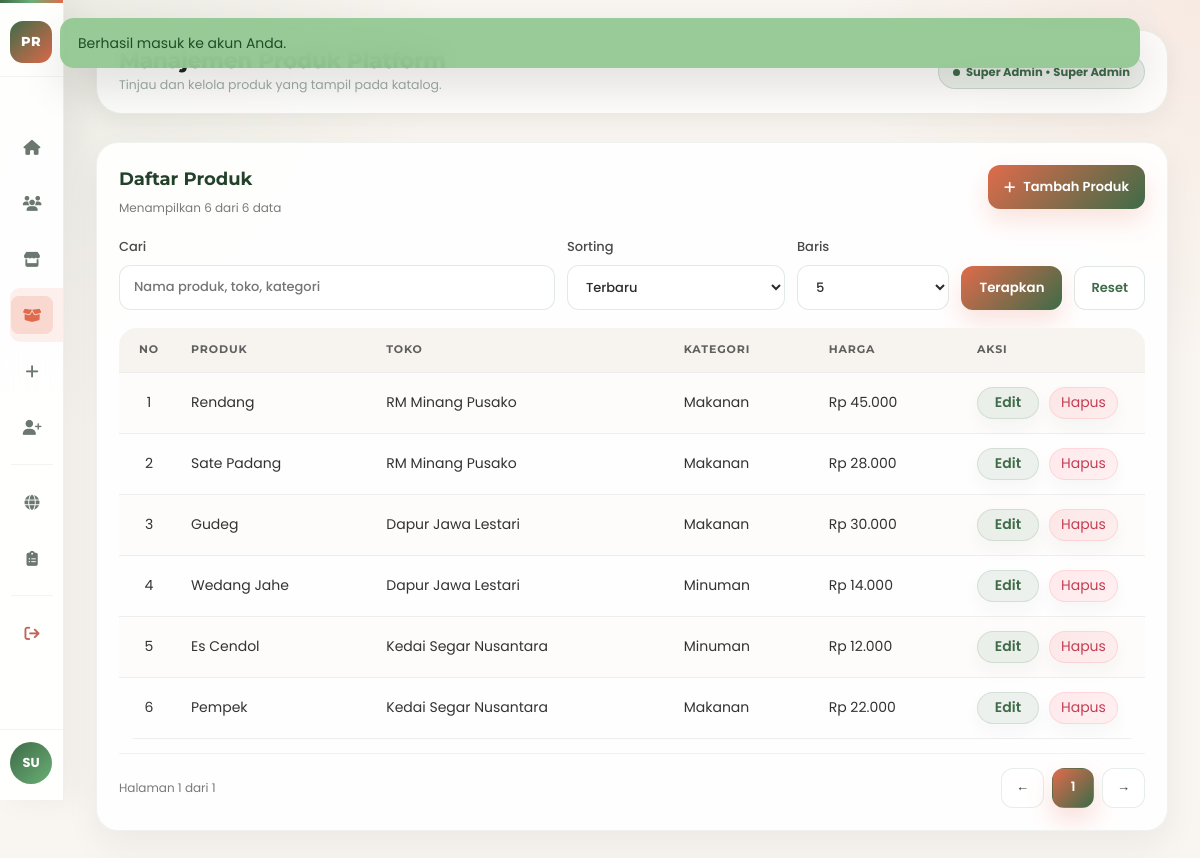
Page /admin-products.php (signed in) on the committed database.
### tables this page shows
CREATE TABLE IF NOT EXISTS users (
  id INT AUTO_INCREMENT PRIMARY KEY,
  name VARCHAR(120) NOT NULL,
  email VARCHAR(190) NOT NULL UNIQUE,
  password_hash VARCHAR(255) NOT NULL,
  profile_image VARCHAR(255) NULL,
  role ENUM('user', 'store_admin', 'super_admin') NOT NULL DEFAULT 'user',
  store_id INT NULL,
  is_active TINYINT(1) NOT NULL DEFAULT 1,
  created_at DATETIME NOT NULL,
  updated_at DATETIME NOT NULL,
  CONSTRAINT fk_users_store FOREIGN KEY (store_id) REFERENCES stores(id) ON DELETE SET NULL
);

CREATE TABLE IF NOT EXISTS products (
  id INT AUTO_INCREMENT PRIMARY KEY,
  store_id INT NOT NULL,
  name VARCHAR(120) NOT NULL,
  slug VARCHAR(140) NOT NULL UNIQUE,
  type ENUM('Makanan', 'Minuman') NOT NULL,
  region VARCHAR(120) NOT NULL,
  short_description TEXT NOT NULL,
  long_description TEXT NOT NULL,
  price_display VARCHAR(40) NOT NULL,
  rating DECIMAL(2,1) NOT NULL DEFAULT 0.0,
  review_count INT NOT NULL DEFAULT 0,
  tag_label VARCHAR(60) NOT NULL,
  image_path VARCHAR(255) NOT NULL,
  base_rating_total DECIMAL(10,2) NOT NULL DEFAULT 0,
  base_review_count INT NOT NULL DEFAULT 0,
  is_featured TINYINT(1) NOT NULL DEFAULT 0,
  is_active TINYINT(1) NOT NULL DEFAULT 1,
  created_at DATETIME NOT NULL,
  updated_at DATETIME NOT NULL,
  CONSTRAINT fk_products_store FOREIGN KEY (store_id) REFERENCES stores(id) ON DELETE CASCADE
);

CREATE TABLE IF NOT EXISTS stores (
  id INT AUTO_INCREMENT PRIMARY KEY,
  name VARCHAR(120) NOT NULL,
  slug VARCHAR(140) NOT NULL UNIQUE,
  region VARCHAR(120) NOT NULL,
  address TEXT NOT NULL,
  whatsapp VARCHAR(30) NOT NULL,
  instagram VARCHAR(120) NOT NULL,
  description TEXT NOT NULL,
  operating_hours VARCHAR(500) NOT NULL DEFAULT 'Setiap hari, 08.00 - 21.00 WIB',
  cover_image VARCHAR(255) NOT NULL,
  is_open TINYINT(1) NOT NULL DEFAULT 1,
  created_at DATETIME NOT NULL,
  updated_at DATETIME NOT NULL
);

### config/database.php (called while the page is built, shortened)
<?php
function db(): PDO
{
    static $pdo = null;
    if ($pdo instanceof PDO) {
        return $pdo;
    }
    $host = '127.0.0.1';
    $port = 3306;
    $database = 'pusakarasa';
    $username = 'root';
    $password = '';
    $dsn = sprintf('mysql:host=%s;port=%d;dbname=%s;charset=utf8mb4', $host, $port, $database);
    $pdo = new PDO($dsn, $username, $password, [
        PDO::ATTR_ERRMODE => PDO::ERRMODE_EXCEPTION,
        PDO::ATTR_DEFAULT_FETCH_MODE => PDO::FETCH_ASSOC,
    ]);
    return $pdo;
}

### admin-products.php (the view, shortened to what this page needs)
<?php
require_once __DIR__ . '/includes/bootstrap.php';
require_once __DIR__ . '/includes/admin-sidebar.php';
require_role(ROLE_SUPER_ADMIN);
$listingQuery = $_GET;
unset($listingQuery['edit']);
unset($listingQuery['add']);
$listingUrl = 'admin-products.php' . ($listingQuery ? '?' . http_build_query($listingQuery) : '');
$productSearch = trim($_GET['product_search'] ?? '');
$productSort = trim($_GET['product_sort'] ?? 'created_desc');
$productPage = max(1, (int) ($_GET['product_page'] ?? 1));
$productPerPage = max(1, (int) ($_GET['product_per_page'] ?? 8));
$products = array_values(array_filter(all_products_for_admin(), static function (array $item) use ($productSearch): bool {
    if ($productSearch === '') {
        return true;
    }
    $haystack = strtolower(($item['name'] ?? '') . ' ' . ($item['store_name'] ?? '') . ' ' . ($item['type'] ?? ''));
    return strpos($haystack, strtolower($productSearch)) !== false;
}));
usort($products, static function (array $a, array $b) use ($productSort): int {
    return match ($productSort) {
        'name_asc' => strcmp((string) $a['name'], (string) $b['name']),
        'name_desc' => strcmp((string) $b['name'], (string) $a['name']),
        default => strcmp((string) $b['created_at'], (string) $a['created_at']),
    };
});
$productsPage = paginate_array($products, $productPage, $productPerPage);
render_layout('Manajemen Produk Platform', function (?array $user = null) use ($productSearch, $productSort, $productPerPage, $productsPage, $stores, $addingProduct, $editingProduct, $listingUrl): void {
    $userName = (string) ($user['name'] ?? 'Super Admin');
    ?>
    <div class="shell">
      <?php render_admin_sidebar($user, 'products'); ?>
      <main class="main">
        <div class="topbar">
          <div>
            <div class="topbar-heading">Manajemen Produk Platform</div>
            <div class="topbar-sub">Tinjau dan kelola produk yang tampil pada katalog.</div>
          </div>
          <div class="pill-role"><?= e($userName) ?> &bull; Super Admin</div>
        </div>
        <section class="management-layout">
          <article class="table-card management-table-card">
            <div class="table-card-head">
              <div>
                <h3>Daftar Produk</h3>
                <div class="table-meta">Menampilkan <?= e((string) count($productsPage['items'])) ?> dari <?= e((string) $productsPage['total']) ?> data</div>
              </div>
              <a class="action-button-link" href="<?= e(base_path($listingUrl . (str_contains($listingUrl, '?') ? '&' : '?') . 'add=1')) ?>">
                <i class="fa-solid fa-plus" aria-hidden="true"></i>
                Tambah Produk
              </a>
            </div>
            <form class="form-panel management-filters" method="get">
              <label>Cari
                <input type="search" name="product_search" value="<?= e($productSearch) ?>" placeholder="Nama produk, toko, kategori" />
              </label>
              <label>Sorting
                <select name="product_sort">
                  <option value="created_desc" <?= $productSort === 'created_desc' ? 'selected' : '' ?>>Terbaru</option>
                </select>
              </label>
              <label>Baris
                <select name="product_per_page">
                  <?php foreach ([5, 10, 20, 50] as $amount): ?>
                    <option value="<?= e((string) $amount) ?>" <?= $productPerPage === $amount ? 'selected' : '' ?>><?= e((string) $amount) ?></option>
                  <?php endforeach; ?>
                </select>
              </label>
              <button type="submit">Terapkan</button>
              <a class="filter-reset" href="<?= e(base_path('admin-products.php')) ?>">Reset</a>
            </form>
            <div class="table-scroll">
              <table class="data-table">
                <thead>
                  <tr><th>No</th><th>Produk</th><th>Toko</th><th>Kategori</th><th>Harga</th><th>Aksi</th></tr>
                </thead>
                <tbody>
                  <?php foreach ($productsPage['items'] as $index => $item): ?>
                    <tr>
                      <td><?= e((string) ($productsPage['offset'] + $index + 1)) ?></td>
                      <td><?= e($item['name']) ?></td>
                      <td><?= e($item['store_name']) ?></td>
                      <td><?= e($item['type']) ?></td>
                      <td><?= e(rupiah($item['price_display'])) ?></td>
                      <td>
                        <div class="table-actions">
                          <a class="inline-link product-edit-button" href="<?= e(base_path('admin-products.php?' . http_build_query(array_merge($_GET, ['edit' => $item['id']])))) ?>">Edit</a>
                          <form method="post" onsubmit="return confirm('Nonaktifkan produk ini?')">
                            <button type="submit" class="inline-link">Hapus</button>
                          </form>
                        </div>
                      </td>
                    </tr>
                  <?php endforeach; ?>
                </tbody>
              </table>
            </div>
            <div class="table-pagination">
              <span class="table-meta">Halaman <?= e((string) $productsPage['page']) ?> dari <?= e((string) $productsPage['total_pages']) ?></span>
              <div class="page-nav">
                <a class="page-btn" href="<?= e(base_path('admin-products.php?' . http_build_query(array_merge($_GET, ['product_page' => max(1, $productsPage['page'] - 1)])))) ?>">&larr;</a>
                <?php for ($p = max(1, $productsPage['page'] - 2); $p <= min($productsPage['total_pages'], $productsPage['page'] + 2); $p++): ?>
                  <a class="page-btn <?= $p === $productsPage['page'] ? 'is-active' : '' ?>" href="<?= e(base_path('admin-products.php?' . http_build_query(array_merge($_GET, ['product_page' => $p])))) ?>"><?= e((string) $p) ?></a>
                <?php endfor; ?>
                <a class="page-btn" href="<?= e(base_path('admin-products.php?' . http_build_query(array_merge($_GET, ['product_page' => min($productsPage['total_pages'], $productsPage['page'] + 1)])))) ?>">&rarr;</a>
              </div>
            </div>
          </article>
        </section>
      </main>
    </div>
    <?php
}, ['hide_header' => true, 'hide_footer' => true, 'dashboard_css' => true, 'body_class' => 'dashboard-body']);

### includes/admin-sidebar.php (shortened to what this page needs)
<?php
function render_admin_sidebar(?array $user, string $activePage): void
{
    $userName = (string) ($user['name'] ?? 'Super Admin');
    $links = [
        ['key' => 'dashboard', 'path' => 'admin-dashboard.php', 'icon' => 'fa-house', 'label' => 'Dashboard'],
        ['key' => 'users', 'path' => 'admin-users.php', 'icon' => 'fa-users', 'label' => 'Pengguna'],
        ['key' => 'stores', 'path' => 'admin-stores.php', 'icon' => 'fa-store', 'label' => 'Toko'],
        ['key' => 'products', 'path' => 'admin-products.php', 'icon' => 'fa-box-open', 'label' => 'Produk Platform'],
        ['key' => 'store-create', 'path' => 'admin-store-create.php', 'icon' => 'fa-plus', 'label' => 'Tambah Toko'],
        ['key' => 'admin-create', 'path' => 'admin-store-admin-create.php', 'icon' => 'fa-user-plus', 'label' => 'Buat Store Admin'],
    ];
    ?>
    <aside class="sidebar admin-sidebar">
      <div class="sidebar-brand">
        <span class="sidebar-brand-mark">PR</span>
      </div>
      <nav class="sidebar-nav" aria-label="Navigasi admin">
        <?php foreach ($links as $link): ?>
          <a href="<?= e(base_path($link['path'])) ?>" class="nav-link <?= $activePage === $link['key'] ? 'active' : '' ?>" title="<?= e($link['label']) ?>">
            <span class="nav-link-icon"><i class="fa-solid <?= e($link['icon']) ?>" aria-hidden="true"></i></span>
          </a>
        <?php endforeach; ?>
        <div class="nav-divider"></div>
        <a href="<?= e(base_path('index.php')) ?>" class="nav-link" title="Beranda">
          <span class="nav-link-icon"><i class="fa-solid fa-globe" aria-hidden="true"></i></span>
        </a>
        <a href="<?= e(base_path('katalog.php')) ?>" class="nav-link" title="Katalog">
          <span class="nav-link-icon"><i class="fa-solid fa-clipboard-list" aria-hidden="true"></i></span>
        </a>
        <div class="nav-divider"></div>
        <a href="<?= e(base_path('logout.php')) ?>" class="nav-link admin-logout" title="Keluar">
          <span class="nav-link-icon"><i class="fa-solid fa-arrow-right-from-bracket" aria-hidden="true"></i></span>
        </a>
      </nav>
      <div class="sidebar-footer">
        <div class="sidebar-user">
          <div class="sidebar-avatar"><?= e(strtoupper(substr($userName, 0, 2))) ?></div>
        </div>
      </div>
    </aside>
    <?php
}

### assets/css/variables.css (style rules this page uses)
:root { --color-primary: #e06b4c; --color-primary-dark: #c85f42; --color-primary-darker: #c9563e; --color-secondary: #3e6b48; --color-secondary-dark: #2f3e34; --color-green: #90c790; --color-green-dark: #7fbf7f; --color-yellow: #f2c94c; --color-orange: #d4956c; --color-beige: #b8b87c; --color-white: #ffffff; --color-off-white: #fdfcfb; --color-bg-light: #f9f5f0; --color-bg-gray: #f9f9f9; --color-bg-dark: #1f2a21; --color-text-primary: #333; --color-text-secondary: #555; --color-text-tertiary: #666; --color-text-light: #6b7280; --color-text-lighter: #9ca3af; --color-text-dark: #1f2937; --color-text-darker: #111827; --color-text-muted: #aaa; --color-text-white: #f2f2f2; --color-border-light: #f0f0f0; --color-border-gray: #e5e7eb; --color-border-medium: #ddd; --color-border-dark: #444; --color-border-rgba: rgba(0, 0, 0, 0.1); --color-border-rgba-medium: rgba(101, 93, 93, 0.2); --color-star: #f59e0b; --color-success: #00c853; --color-success-dark: #009b37; --color-info: #ff8a00; --color-info-dark: #d35400; --color-danger: #ff4f64; --color-danger-dark: #c61490; --gradient-hero: linear-gradient( 135deg, var(--color-primary) 0%, var(--color-orange) 30%, var(--color-beige) 60%, var(--color-green) 100% ); --gradient-border: linear-gradient( 270deg, var(--color-primary) 0%, #ff7b7b 50%, var(--color-green) 100% ); --gradient-button: linear-gradient( 270deg, var(--color-primary) 0%, #ff7b7b 50%, var(--color-green) 100% ); --gradient-button-hover: linear-gradient( 270deg, var(--color-primary-darker) 0%, #ff6a6a 50%, var(--color-green-dark) 100% ); --gradient-whatsapp: linear-gradient(135deg, var(--color-success), var(--color-success-dark)); --gradient-email: linear-gradient(135deg, var(--color-info), var(--color-info-dark)); --gradient-instagram: linear-gradient(135deg, var(--color-danger), var(--color-danger-dark)); --gradient-login-bg: linear-gradient( 159deg, rgba(224, 107, 76, 0.6) 0%, rgba(62, 107, 72, 0.6) 100% ); --shadow-sm: 0 2px 6px rgba(0, 0, 0, 0.1); --shadow-md: 0 4px 12px rgba(0, 0, 0, 0.1); --shadow-lg: 0 6px 12px rgba(0, 0, 0, 0.06); --shadow-xl: 0 8px 16px rgba(0, 0, 0, 0.12); --shadow-2xl: 0 8px 24px rgba(0, 0, 0, 0.3); --shadow-hero: 0 8px 16px rgba(0, 0, 0, 0.2); --shadow-text: 0 4px 12px rgba(0, 0, 0, 0.4); --shadow-text-strong: 0 4px 12px rgba(0, 0, 0, 0.8); --shadow-card: 0 10px 40px rgba(0, 0, 0, 0.2); --shadow-card-hover: 0 14px 50px rgba(0, 0, 0, 0.3); --shadow-login: 0 16px 40px rgba(0, 0, 0, 0.15); --opacity-overlay: 0.3; --opacity-blur: 0.55; --opacity-bg: 0.7; --opacity-bg-high: 0.9; --backdrop-blur: blur(10px); --backdrop-blur-strong: blur(35px); }

### assets/css/base.css (style rules this page uses)
* { margin: 0; padding: 0; box-sizing: border-box; }
html { scroll-behavior: smooth; }
body { font-family: "Poppins", sans-serif; background: var(--color-bg-light); color: var(--color-text-primary); line-height: 1.6; }
a { text-decoration: none; color: inherit; }

### assets/css/style.css (style rules this page uses)
* { margin: 0; padding: 0; box-sizing: border-box; }
body { font-family: "Poppins", sans-serif; background-color: #f9f9f9; overflow-x: hidden; }

### assets/css/app/discovery-catalog.css (style rules this page uses)
.store-links a, .contact-links a, .inline-link { color: #e06b4c; text-decoration: none; font-weight: 600; }
.search-form input, .search-form select, .form-panel input, .form-panel select, .form-panel textarea { width: 100%; padding: 12px 14px; border-radius: 12px; border: 1px solid #ddd; font-family: "Poppins", sans-serif; background: #fff; }
.search-form button, .form-panel button, .action-button { border: none; border-radius: 12px; padding: 12px 18px; background: #e06b4c; color: #fff; font-family: "Poppins", sans-serif; font-weight: 600; cursor: pointer; }

### assets/css/app/auth.css (style rules this page uses)
.form-panel { display: grid; gap: 14px; }
.form-panel label { display: grid; gap: 8px; color: #333; font-size: 14px; font-weight: 500; }

### assets/css/app/profile-table.css (style rules this page uses)
.table-card { background: #fff; border-radius: 18px; padding: 24px; box-shadow: 0 6px 18px rgba(0, 0, 0, 0.08); overflow-x: auto; }
.data-table { width: 100%; border-collapse: collapse; }
.data-table th, .data-table td { padding: 14px 12px; text-align: left; border-bottom: 1px solid #eee; font-size: 14px; }
.data-table th { color: #3e6b48; font-family: "Montserrat", sans-serif; }
.pill-role { display: inline-flex; align-items: center; padding: 6px 12px; border-radius: 999px; background: #f9f5f0; color: #555; font-size: 12px; font-weight: 600; }

### rows in the picture
users: name "SU", name "Super Admin"
products: id "6", offset "4", name "Wedang Jahe", store.name "Dapur Jawa Lestari", type "Minuman", price_display "Rp 14.000", is_active "1"
products: offset "1", name "Rendang", store.name "RM Minang Pusako", type "Makanan", price_display "Rp 45.000"
products: offset "2", name "Sate Padang", store.name "RM Minang Pusako", type "Makanan", price_display "Rp 28.000"
products: offset "3", name "Gudeg", store.name "Dapur Jawa Lestari", type "Makanan", price_display "Rp 30.000"
products: offset "5", name "Es Cendol", store.name "Kedai Segar Nusantara", type "Minuman", price_display "Rp 12.000"
products: offset "6", name "Pempek", store.name "Kedai Segar Nusantara", type "Makanan", price_display "Rp 22.000"

### other values in the picture
$flash['message'] "Berhasil masuk ke akun Anda."
count($productsPage['items']) "6"
form field product_per_page "5"
